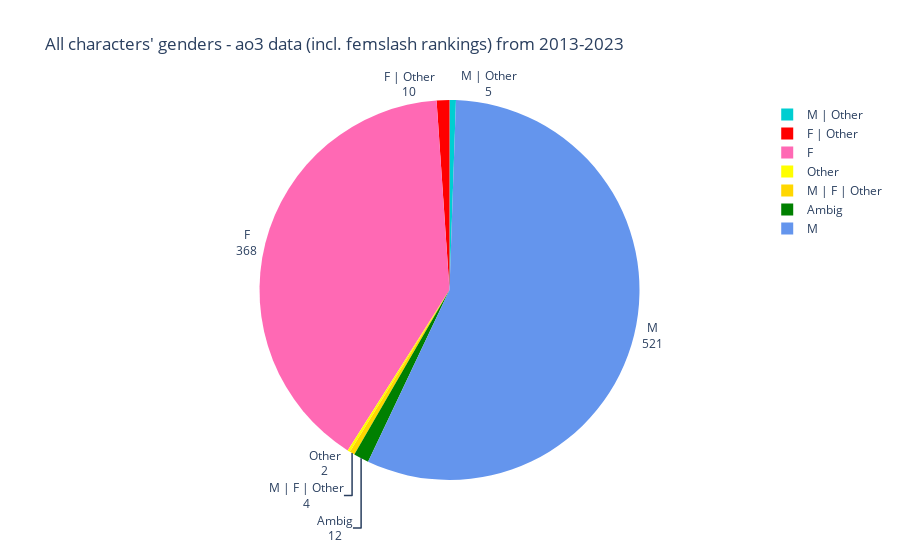

Notebook code for this chart:
### Code cell
# visualising gender totals

gender_labels = total_gender_percentages.index
gender_values = total_gender_percentages["count"]

gender_distr_pie = go.Figure(
    data=[
        go.Pie(
            labels=gender_labels,
            values=gender_values,
            textinfo="label+value", # what you want to label your pie slices
            textposition="outside",
            #insidetextorientation="horizontal", # how you want that text to be oriented
            #automargin=False,
            sort=False,
            marker=dict(
                colors=[
                    "darkturquoise",
                    "red",
                    "hotpink",
                    "yellow",
                    "gold",
                    "green",
                    "cornflowerblue",
                ]
            )
        )
    ]
)

gender_distr_pie.update_layout(
    title="All characters' genders - ao3 data (incl. femslash rankings) from 2013-2023",
    #showlegend=False, # if you want it to not show the legend
)

gender_distr_pie.show()

### Figure 1 — Plotly figure (JSON) as saved in the notebook; plotly's stock layout.template omitted (floating-point values rounded to 4 significant figures)
{"data": [{"labels": ["M | Other", "F | Other", "F", "Other", "M | F | Other", "Ambig", "M"], "marker": {"colors": ["darkturquoise", "red", "hotpink", "yellow", "gold", "green", "cornflowerblue"]}, "sort": false, "textinfo": "label+value", "textposition": "outside", "type": "pie", "values": [5, 10, 368, 2, 4, 12, 521]}], "layout": {"title": {"text": "All characters' genders - ao3 data (incl. femslash rankings) from 2013-2023"}}}
